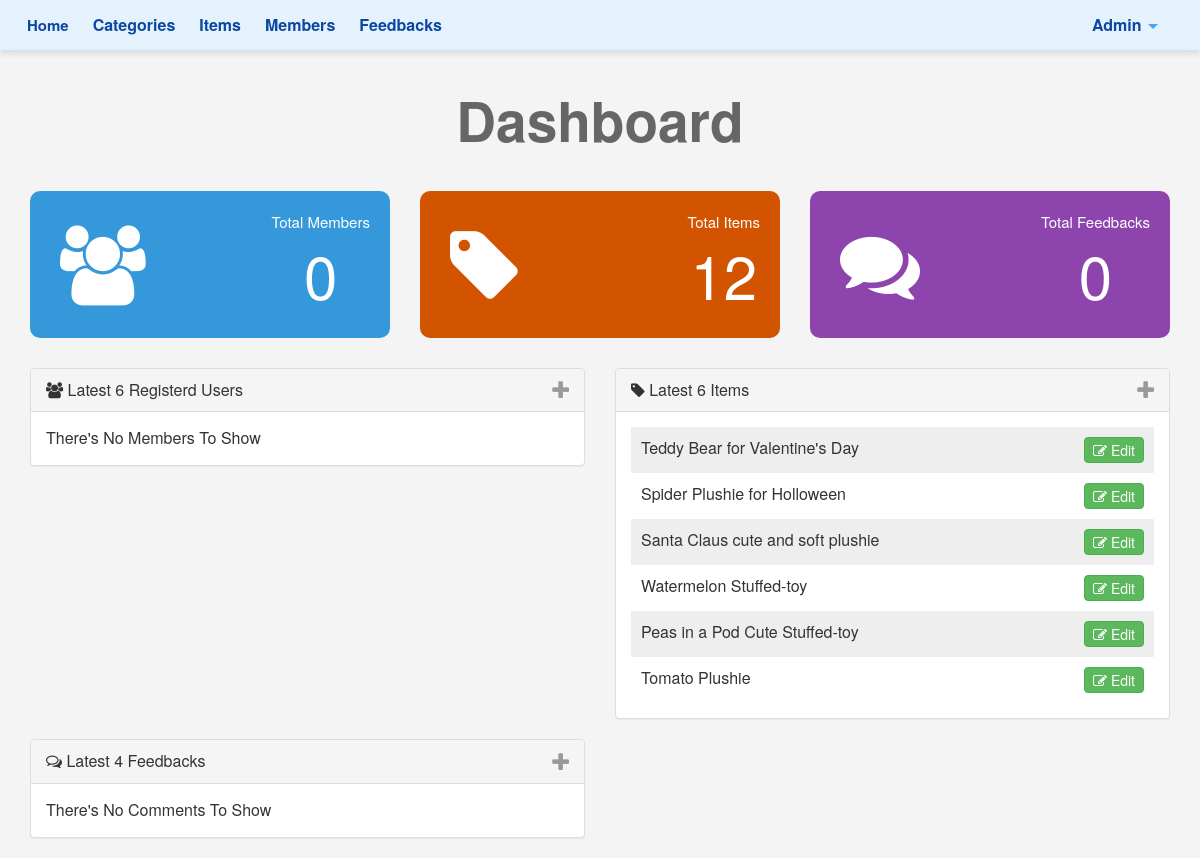
Screenshot of /admin/dashboard.php (signed in) with the database file from the repository.
### tables this page shows
CREATE TABLE `items` (
  `Item_ID` int(11) NOT NULL,
  `Name` varchar(255) NOT NULL,
  `Description` text NOT NULL,
  `Price` varchar(255) NOT NULL,
  `Stock_quantity` int(10) NOT NULL,
  `Add_Date` date NOT NULL,
  `Country_Made` varchar(255) NOT NULL,
  `Status` varchar(255) NOT NULL,
  `Rating` smallint(6) NOT NULL,
  `Approve` tinyint(4) NOT NULL DEFAULT 0,
  `Cat_ID` int(11) DEFAULT NULL,
  `Member_ID` int(11) NOT NULL,
  `picture` varchar(255) NOT NULL,
  `contact` varchar(255) NOT NULL
);

### admin/includes/functions/functions.php (called while the page is built, shortened)
<?php
function countItems($item, $table) {
    global $con;
    $stmt2 = $con->prepare("SELECT COUNT($item) FROM $table");
    $stmt2->execute();
    return $stmt2->fetchColumn();
}
function getLatest($select, $table, $order, $limit = 5) {
    global $con;
    $getStmt = $con->prepare("SELECT $select FROM $table ORDER BY $order DESC LIMIT $limit");
    $getStmt->execute();
    $rows = $getStmt->fetchAll();
    return $rows;
}

### admin/dashboard.php (the view, shortened to what this page needs)
<?php
	if (isset($_SESSION['Username'])) {
		include 'init.php';
		$numUsers = 6;
		$latestUsers = getLatest("*", "users", "UserID", $numUsers);
		$numItems = 6;
		$latestItems = getLatest("*", 'items', 'Item_ID', $numItems);
		$numComments = 4;
		?>
		<div class="home-stats">
			<div class="container text-center">
				<h1>Dashboard</h1>
				<div class="row">
					<div class="col-md-4">
						<div class="stat st-members">
							<i class="fa fa-users"></i>
							<div class="info">
								Total Members
								<span>
									<a href="members.php"><?php echo countItems('UserID', 'users') ?></a>
								</span>
							</div>
						</div>
					</div>
					<div class="col-md-4">
						<div class="stat st-items">
							<i class="fa fa-tag"></i>
							<div class="info">
								Total Items
								<span>
									<a href="items.php"><?php echo countItems('Item_ID', 'items') ?></a>
								</span>
							</div>
						</div>
					</div>
					<div class="col-md-4">
						<div class="stat st-comments">
							<i class="fa fa-comments"></i>
							<div class="info">
								Total Feedbacks
								<span>
									<a href="comments.php"><?php echo countItems('c_id', 'comments') ?></a>
								</span>
							</div>
						</div>
					</div>
				</div>
			</div>
		</div>
		<div class="latest">
			<div class="container">
				<div class="row">
					<div class="col-sm-6">
						<div class="panel panel-default">
							<div class="panel-heading">
								<i class="fa fa-users"></i>
								Latest <?php echo $numUsers ?> Registerd Users
								<span class="toggle-info pull-right">
									<i class="fa fa-plus fa-lg"></i>
								</span>
							</div>
							<div class="panel-body">
								<ul class="list-unstyled latest-users">
								<?php
									if (! empty($latestUsers)) {
										foreach ($latestUsers as $user) {
											echo '<li>';
												echo $user['Username'];
												echo '<a href="members.php?do=Edit&userid=' . $user['UserID'] . '">';
													echo '<span class="btn btn-success pull-right">';
														echo '<i class="fa fa-edit"></i> Edit';
														if ($user['RegStatus'] == 0) {
															echo "<a
																	href='members.php?do=Activate&userid=" . $user['UserID'] . "'
																	class='btn btn-info pull-right activate'>
																	<i class='fa fa-check'></i> Activate</a>";
														}
													echo '</span>';
												echo '</a>';
											echo '</li>';
										}
									} else {
										echo 'There\'s No Members To Show';
									}
								?>
								</ul>
							</div>
						</div>
					</div>
					<div class="col-sm-6">
						<div class="panel panel-default">
							<div class="panel-heading">
								<i class="fa fa-tag"></i> Latest <?php echo $numItems ?> Items
								<span class="toggle-info pull-right">
									<i class="fa fa-plus fa-lg"></i>
								</span>
							</div>
							<div class="panel-body">
								<ul class="list-unstyled latest-users">
									<?php
										if (! empty($latestItems)) {
											foreach ($latestItems as $item) {
												echo '<li>';
													echo $item['Name'];
													echo '<a href="items.php?do=Edit&itemid=' . $item['Item_ID'] . '">';
														echo '<span class="btn btn-success pull-right">';
															echo '<i class="fa fa-edit"></i> Edit';
														echo '</span>';
													echo '</a>';
												echo '</li>';
											}
										} else {
											echo 'There\'s No Items To Show';
										}
									?>
								</ul>
							</div>
						</div>
					</div>
				</div>
				<div class="row">
					<div class="col-sm-6">
						<div class="panel panel-default">
							<div class="panel-heading">
								<i class="fa fa-comments-o"></i>
								Latest <?php echo $numComments ?> Feedbacks
								<span class="toggle-info pull-right">
									<i class="fa fa-plus fa-lg"></i>
								</span>
							</div>
							<div class="panel-body">
								<?php
									$stmt = $con->prepare("SELECT
																comments.*, users.Username AS Member
															FROM
																comments
															INNER JOIN
																users
															ON
																users.UserID = comments.user_id
															ORDER BY
																c_id DESC
															LIMIT $numComments");
									$stmt->execute();
									$comments = $stmt->fetchAll();
									if (! empty($comments)) {
										foreach ($comments as $comment) {
											echo '<div class="comment-box">';
												echo '<span class="member-n">
													<a href="members.php?do=Edit&userid=' . $comment['user_id'] . '">
														' . $comment['Member'] . '</a></span>';
												echo '<p class="member-c">' . $comment['comment'] . '</p>';
											echo '</div>';
										}
									} else {
										echo 'There\'s No Comments To Show';
									}
								?>
							</div>
						</div>
					</div>
				</div>
			</div>
		</div>
		<?php
		include $tpl . 'footer.php';
	} else {
		header('Location: index.php');
		exit();
	}
?>

### admin/layout/css/backend.css (style rules this page uses)
body { background-color: #F4F4F4; font-size: 16px; height: 800px; }
.home-stats .stat { padding: 20px; font-size: 15px; color: #FFF; border-radius: 10px; position: relative; overflow: hidden; }
.home-stats .stat i { position: absolute; font-size: 80px; top: 35px; left: 30px; }
.home-stats .stat .info { float: right; }
.home-stats .stat a { color: #FFF; }
.home-stats .stat span { display: block; font-size: 60px; }
.home-stats .st-members { background-color: #3498db; }
.home-stats .st-items { background-color: #d35400; }
.home-stats .st-comments { background-color: #8e44ad; }
.latest { margin-top: 30px; }
.latest .toggle-info { color: #999; cursor: pointer }
.latest-users { margin-bottom: 0; }
.latest-users li { padding: 10px; overflow: hidden; }
.latest-users li:nth-child(odd) { background-color: #EEE; }
.latest-users .btn-success, .latest-users .btn-info { padding: 2px 8px; }
h1 { font-size: 55px; margin: 40px 0; font-weight: bold; color: #666; }

### rows the page displays
items: Name "Teddy Bear for Valentine's Day"
items: Name "Spider Plushie for Holloween"
items: Name "Santa Claus cute and soft plushie"
items: Name "Watermelon Stuffed-toy"
items: Name "Peas in a Pod Cute Stuffed-toy"
items: Name "Tomato Plushie"

### other values shown
lang('HOME_ADMIN') "Home"
lang('CATEGORIES') "Categories"
lang('ITEMS') "Items"
lang('MEMBERS') "Members"
lang('FEEDBACKS') "Feedbacks"
countItems('UserID', 'users') "0"
countItems('Item_ID', 'items') "12"
countItems('c_id', 'comments') "0"
$numUsers "6"
$numItems "6"
$numComments "4"
